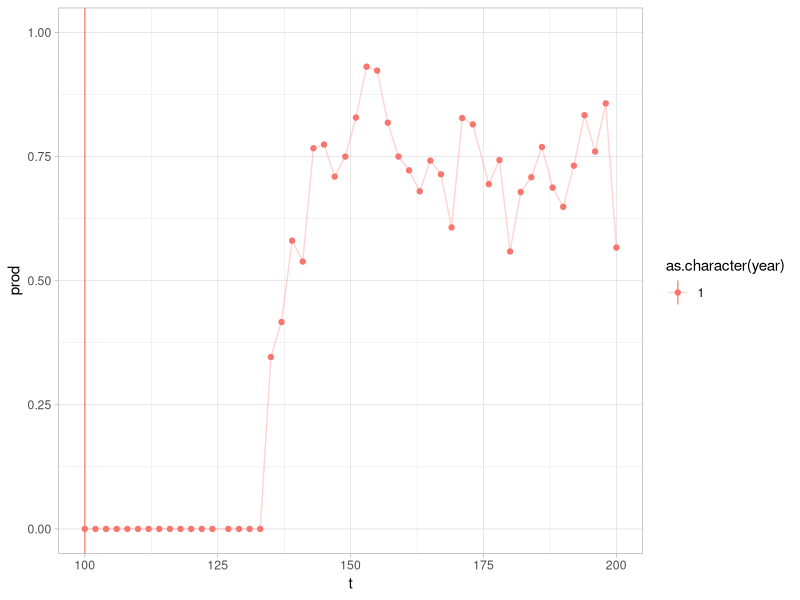
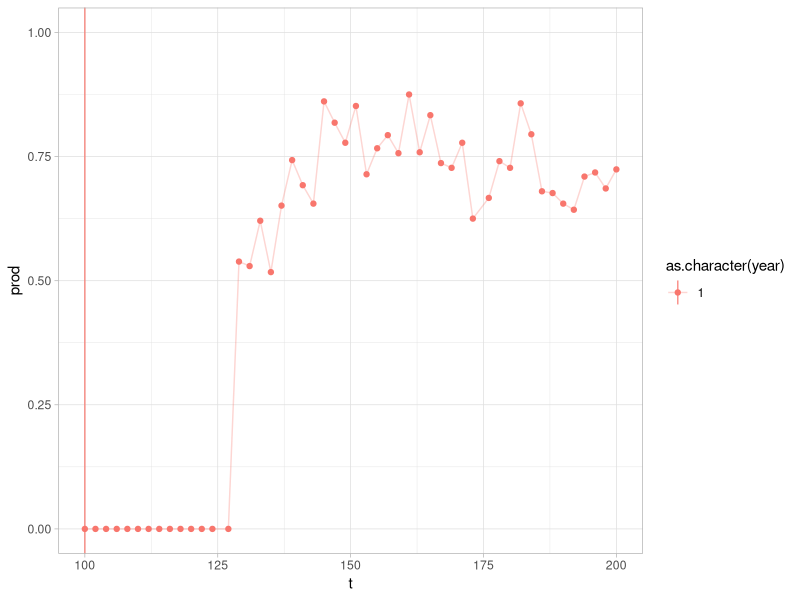
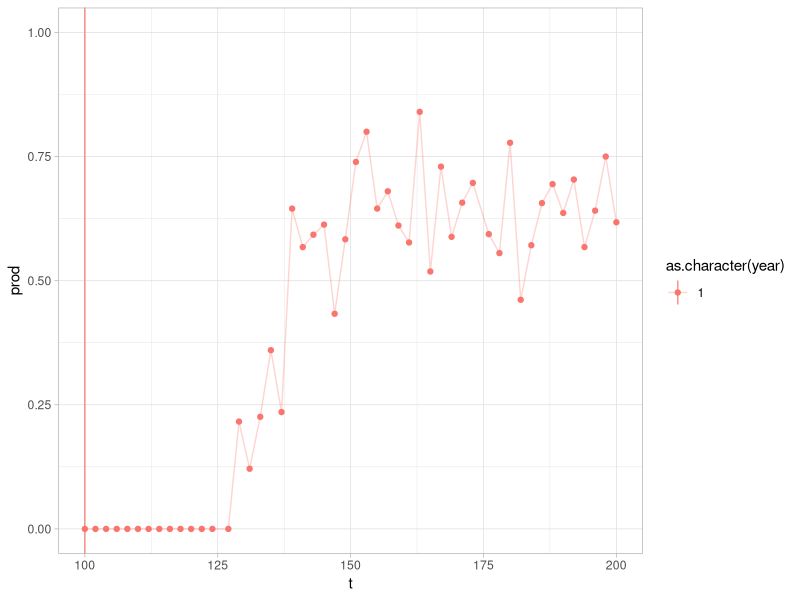
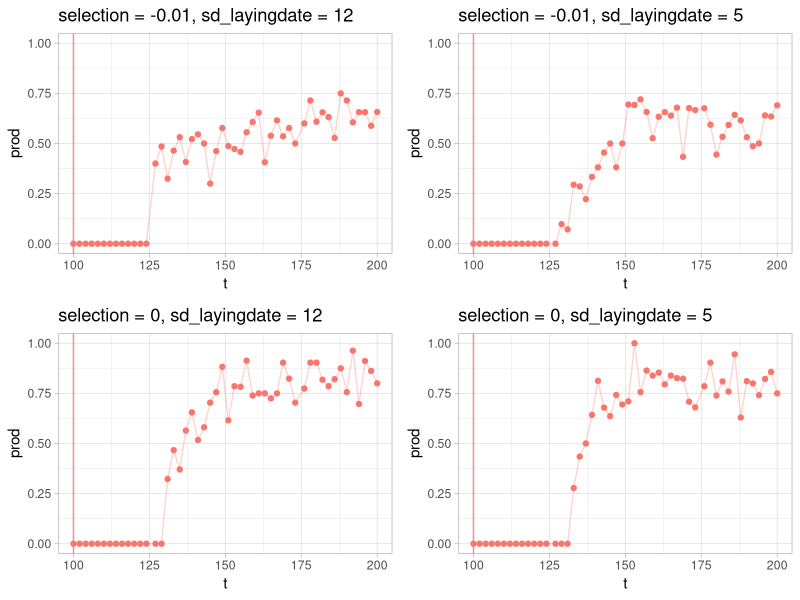

Generate these figures, in order, with R:

# -----------------------------------------------------------------------------
# title : 2_function_sim_data
# author : Paul Cuchot  
# date : 27/04/2023
# note : Create a function to simulate data for a single site 
# -----------------------------------------------------------------------------

# assumptions :

# - same number of breeders between years
# - mean number of eggs = 8
# - number of fledgings depends on lyaing dates
# - Adults survive 
# - between years,  sessions are on the same days 
# - Birds do not migrate or immigrate
# - same capture probability juveniles / adults 


# Packages ----------------------------------------------------------------
require(tidyverse)
require(truncnorm)

# function to simulated data for a sigle site, N times --------------------


simul_data <- function(n_breeders = 10, # number of pair
                       n_years = 10, 
                       n_session = 50, 
                       start_ces = 100,
                       end_ces = 200,
                       mean_ld_site = 90,
                       selection_stre_ld = -0.003,
                       sd_ld = 7){
  
  
  # mean laying date (among breeding individuals - change between years)
  # mean_ld <- round(rnorm(n_years, mean_ld_site, 15)) # (real pheno)
  
  # for selection/variance explorations
  mean_ld <- 100
  
  # variance in laying date for each year,
  # sd_ld <- 7
  
  # can vary between years (then transform as a vector)
  # mean_var_ld <- 10
  # sd_ld <- rnorm(n_years, mean_var_ld, 15)
  
  
  # number of eggs per pair
  # (should depend on the laying date)
  mean_eggs <- 8
  # sd_eggs <- 2 # no need when sampling from poisson
  
  
  # final data_set
  df_site <- data.frame(t = NA,
                        n_capt_adults = NA,
                        n_capt_juveniles = NA, 
                        prod = NA,
                        year = NA)[0,] 
  
  
  for(k in 1:n_years){
    
    ## PHENOLOGY ##
    
    # sample n_breeders laying events
    ld_dates <- round(rnorm(n_breeders, 
                            mean = mean_ld[k], 
                            sd = sd_ld))# or sd_ld[k]
    
    # fledglings dates (50 = incubation time + rising)
    # imply that they all fledge at the same time 
    
    fledgl_dates <- round(ld_dates)+40
    
    # number of eggs per pair
    
    ## FECUNDITY ##
    
    n_eggs <- rpois(n_breeders, 
                    lambda = mean_eggs*exp(selection_stre_ld*ld_dates))
    
    # hist(rpois(1000,lambda = mean_eggs*exp(-0.003*ld_dates)), breaks = 100)
    
    
    # create a dataframe (one row per breeding pair)
    df_breed <- data.frame(
      ld_date = ld_dates,
      n_egg = n_eggs,
      fledgl_dates = fledgl_dates
    )
    
    
    #### sample (as CES design) #### 
    
    # choose days for capture session
    t_capt <- round(seq(start_ces, end_ces, 
                        length.out = n_session))
    
    # Number of sample individual per session (~capture effort)
    # for now: does not vary along the season
    
    mean_n_capt <- 30
    
    # Dataframe with n_adults and n_juveniles captured per session
    df_session <- data.frame(t = t_capt,
                             n_capt_adults = NA,
                             n_capt_juveniles = NA,
                             prod = NA,
                             year = as.character(k)) 
    
    for(i in t_capt){
      
      # catchable adults (no variation of survival during the season)
      n_adults <- n_breeders * 2
      
      # catchable juveniles (no variation of survival during the season)
      n_juveniles <- sum(df_breed[df_breed$fledgl_date < i ,]$n_egg)
      
      # sample birds among available individuals
      capt_indiv <- sample( 
        c(rep(0,n_adults), # adults
          rep(1,n_juveniles)), # juveniles
        rpois(1,mean_n_capt),
        
        replace = TRUE # allow recapture
      ) 
      
      # --> adults and juveniles have the same capture probability
      
      
      # how many adults
      df_session[df_session$t == i,"n_capt_adults"] <- sum(capt_indiv == 0)
      
      # how many juveniles
      df_session[df_session$t ==i,"n_capt_juveniles"] <- sum(capt_indiv == 1) 
      
    }
    
    # calculate productivity
    df_session <- df_session%>%
      mutate(prod = n_capt_juveniles/(n_capt_adults+n_capt_juveniles))
    
    df_site <- rbind(df_site, df_session)
    
  }
  
  # df with mean ld per year ("real breeding date")
  df_mean_ld <- data.frame(year = 1:n_years,
                           mean_ld = mean_ld)
  
  return(list(capt_sess = df_site, 
              mean_ld_year = df_mean_ld))
  
}



# SELECTION ---------------------------------------------------------------


# selection = 0

data1 <- simul_data(n_breeders = 10, # number of pair
                    n_years = 1, 
                    n_session = 50, 
                    start_ces = 100,
                    end_ces = 200,
                    mean_ld_site = 90,
                    selection_stre_ld = 0,
                    sd_ld = 7)

data1$capt_sess%>%
  ggplot(aes(x = t, y = prod, color = as.character(year)))+
  geom_point()+
  # add leaying dates
  geom_vline(data = data1$mean_ld_year,
             aes(xintercept = mean_ld,
                 color = as.character(year)), alpha = 0.8)+
  geom_line(alpha = 0.3)+
  ylim(c(0,1))+
  theme_light()

# selection = -0.003

data1 <- simul_data(n_breeders = 10, # number of pair
           n_years = 1, 
           n_session = 50, 
           start_ces = 100,
           end_ces = 200,
           mean_ld_site = 90,
           selection_stre_ld = -0.003,
           sd_ld = 7)

data1$capt_sess%>%
  ggplot(aes(x = t, y = prod, color = as.character(year)))+
  geom_point()+
  # add leaying dates
  geom_vline(data = data1$mean_ld_year,
             aes(xintercept = mean_ld,
                 color = as.character(year)), alpha = 0.8)+
  geom_line(alpha = 0.3)+
  ylim(c(0,1))+
  theme_light()


# selection = -0.01

data1 <- simul_data(n_breeders = 10, # number of pair
                    n_years = 1, 
                    n_session = 50, 
                    start_ces = 100,
                    end_ces = 200,
                    mean_ld_site = 100,
                    selection_stre_ld = -0.01,
                    sd_ld = 7)

data1$capt_sess%>%
  ggplot(aes(x = t, y = prod, color = as.character(year)))+
  geom_point()+
  # add leaying dates
  geom_vline(data = data1$mean_ld_year,
             aes(xintercept = mean_ld,
                 color = as.character(year)), alpha = 0.8)+
  geom_line(alpha = 0.3)+
  ylim(c(0,1))+
  theme_light()


# VARIANCE LD -------------------------------------------------------------

# HIGHer variance in LD +
# no selection

data1 <- simul_data(n_breeders = 10, # number of pair
                    n_years = 1, 
                    n_session = 50, 
                    start_ces = 100,
                    end_ces = 200,
                    mean_ld_site = 100,
                    selection_stre_ld = 0,
                    sd_ld = 12)

high_var_no_sel <- data1$capt_sess%>%
  ggplot(aes(x = t, y = prod, color = as.character(year)))+
  geom_point()+
  # add leaying dates
  geom_vline(data = data1$mean_ld_year,
             aes(xintercept = mean_ld,
                 color = as.character(year)), alpha = 0.8)+
  geom_line(alpha = 0.3)+
  ylim(c(0,1))+
  theme_light()+ theme(legend.position = "none")+
  ggtitle("selection = 0, sd_layingdate = 12")

# HIGH variance in LD +
# strong selection

data1 <- simul_data(n_breeders = 10, # number of pair
                    n_years = 1, 
                    n_session = 50, 
                    start_ces = 100,
                    end_ces = 200,
                    mean_ld_site = 100,
                    selection_stre_ld = -0.01,
                    sd_ld = 12)

high_var_str_sel <- data1$capt_sess%>%
  ggplot(aes(x = t, y = prod, color = as.character(year)))+
  geom_point()+
  # add leaying dates
  geom_vline(data = data1$mean_ld_year,
             aes(xintercept = mean_ld,
                 color = as.character(year)), alpha = 0.8)+
  geom_line(alpha = 0.3)+
  ylim(c(0,1))+
  theme_light()+ theme(legend.position = "none")+
  ggtitle("selection = -0.01, sd_layingdate = 12")

# LOWer variance in LD +
# no selection

data1 <- simul_data(n_breeders = 10, # number of pair
                    n_years = 1, 
                    n_session = 50, 
                    start_ces = 100,
                    end_ces = 200,
                    mean_ld_site = 100,
                    selection_stre_ld = 0,
                    sd_ld = 5)

low_var_no_sel <- data1$capt_sess%>%
  ggplot(aes(x = t, y = prod, color = as.character(year)))+
  geom_point()+
  # add leaying dates
  geom_vline(data = data1$mean_ld_year,
             aes(xintercept = mean_ld,
                 color = as.character(year)), alpha = 0.8)+
  geom_line(alpha = 0.3)+
  ylim(c(0,1))+
  theme_light()+ theme(legend.position = "none")+
  ggtitle("selection = 0, sd_layingdate = 5")

# LOWer variance in LD +
# strong selection

data1 <- simul_data(n_breeders = 10, # number of pair
                    n_years = 1, 
                    n_session = 50, 
                    start_ces = 100,
                    end_ces = 200,
                    mean_ld_site = 100,
                    selection_stre_ld = -0.01,
                    sd_ld = 5)

low_var_str_sel <- data1$capt_sess%>%
  ggplot(aes(x = t, y = prod, color = as.character(year)))+
  geom_point()+
  # add leaying dates
  geom_vline(data = data1$mean_ld_year,
             aes(xintercept = mean_ld,
                 color = as.character(year)), alpha = 0.8)+
  geom_line(alpha = 0.3)+
  ylim(c(0,1))+
  theme_light()+ theme(legend.position = "none")+
  ggtitle("selection = -0.01, sd_layingdate = 5")

gridExtra::grid.arrange(high_var_str_sel,
                        low_var_str_sel,
                        high_var_no_sel,
                        low_var_no_sel)
